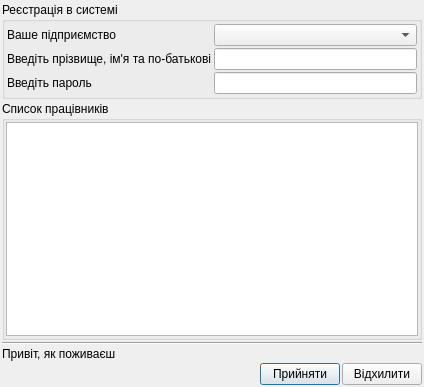
<?xml version="1.0" encoding="UTF-8"?>
<ui version="4.0">
 <class>Dialog</class>
 <widget class="QDialog" name="Dialog">
  <property name="geometry">
   <rect>
    <x>0</x>
    <y>0</y>
    <width>424</width>
    <height>387</height>
   </rect>
  </property>
  <property name="windowTitle">
   <string>Реєстрація в системі</string>
  </property>
  <layout class="QGridLayout">
   <property name="margin">
    <number>2</number>
   </property>
   <property name="spacing">
    <number>2</number>
   </property>
   <item row="0" column="0">
    <widget class="QGroupBox" name="groupBox">
     <property name="title">
      <string>Реєстрація в системі</string>
     </property>
     <property name="flat">
      <bool>false</bool>
     </property>
     <layout class="QGridLayout">
      <property name="margin">
       <number>2</number>
      </property>
      <property name="spacing">
       <number>2</number>
      </property>
      <item row="1" column="0">
       <widget class="QLabel" name="label">
        <property name="text">
         <string>Введіть прізвище, ім'я та по-батькові</string>
        </property>
       </widget>
      </item>
      <item row="1" column="1">
       <widget class="QLineEdit" name="loginLe">
        <property name="focusPolicy">
         <enum>Qt::StrongFocus</enum>
        </property>
       </widget>
      </item>
      <item row="2" column="0">
       <layout class="QHBoxLayout">
        <item>
         <widget class="QLabel" name="label_2">
          <property name="text">
           <string>Введіть пароль</string>
          </property>
         </widget>
        </item>
       </layout>
      </item>
      <item row="2" column="1">
       <widget class="QLineEdit" name="passLe">
        <property name="focusPolicy">
         <enum>Qt::WheelFocus</enum>
        </property>
        <property name="echoMode">
         <enum>QLineEdit::Password</enum>
        </property>
       </widget>
      </item>
      <item row="0" column="0">
       <widget class="QLabel" name="pidprLbl">
        <property name="text">
         <string>Ваше підприємство</string>
        </property>
        <property name="buddy">
         <cstring>pidprCombo</cstring>
        </property>
       </widget>
      </item>
      <item row="0" column="1">
       <widget class="QComboBox" name="pidprCombo"/>
      </item>
     </layout>
    </widget>
   </item>
   <item row="1" column="0">
    <widget class="QGroupBox" name="groupBox_2">
     <property name="title">
      <string>Список працівників</string>
     </property>
     <property name="flat">
      <bool>true</bool>
     </property>
     <layout class="QGridLayout">
      <property name="margin">
       <number>1</number>
      </property>
      <property name="spacing">
       <number>1</number>
      </property>
      <item row="0" column="0">
       <widget class="QListWidget" name="listWidget">
        <property name="focusPolicy">
         <enum>Qt::NoFocus</enum>
        </property>
       </widget>
      </item>
     </layout>
    </widget>
   </item>
   <item row="2" column="0">
    <widget class="Line" name="line">
     <property name="orientation">
      <enum>Qt::Horizontal</enum>
     </property>
    </widget>
   </item>
   <item row="3" column="0">
    <widget class="QLabel" name="informLbl">
     <property name="text">
      <string>Привіт, як поживаєш</string>
     </property>
     <property name="textFormat">
      <enum>Qt::RichText</enum>
     </property>
     <property name="scaledContents">
      <bool>true</bool>
     </property>
     <property name="wordWrap">
      <bool>true</bool>
     </property>
    </widget>
   </item>
   <item row="4" column="0">
    <layout class="QHBoxLayout">
     <property name="spacing">
      <number>2</number>
     </property>
     <item>
      <spacer>
       <property name="orientation">
        <enum>Qt::Horizontal</enum>
       </property>
       <property name="sizeHint" stdset="0">
        <size>
         <width>40</width>
         <height>20</height>
        </size>
       </property>
      </spacer>
     </item>
     <item>
      <widget class="QPushButton" name="acceptPbtn">
       <property name="text">
        <string>Прийняти</string>
       </property>
       <property name="icon">
        <iconset resource="../uPictRc.qrc">
         <normaloff>:/crystalProject/pictures/crystal-project-actions-PNG/agt_action_success-256.png</normaloff>:/crystalProject/pictures/crystal-project-actions-PNG/agt_action_success-256.png</iconset>
       </property>
      </widget>
     </item>
     <item>
      <widget class="QPushButton" name="cancelPbtn">
       <property name="text">
        <string>Відхилити</string>
       </property>
       <property name="icon">
        <iconset resource="../uPictRc.qrc">
         <normaloff>:/crystalProject/pictures/crystal-project-actions-PNG/button_cancel-256.png</normaloff>:/crystalProject/pictures/crystal-project-actions-PNG/button_cancel-256.png</iconset>
       </property>
      </widget>
     </item>
    </layout>
   </item>
  </layout>
 </widget>
 <resources>
  <include location="../uPictRc.qrc"/>
 </resources>
 <connections/>
</ui>
